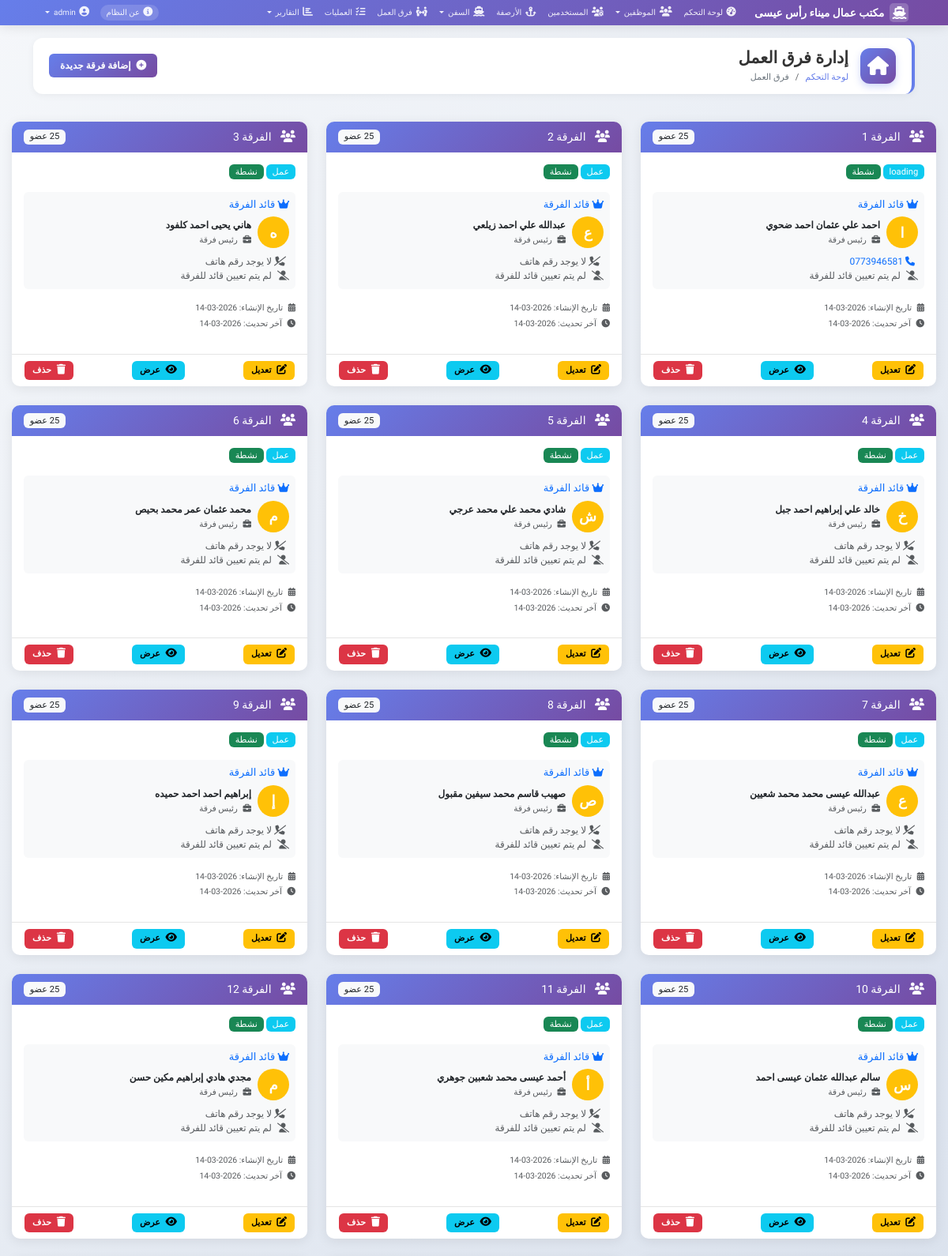
The page /teams (signed in, upper part) on the database its author committed.
### models.py (models this page shows, shortened)
class User(UserMixin, db.Model):
    __tablename__ = 'users'
    id = db.Column(db.Integer, primary_key=True)
    username = db.Column(db.String(80), unique=True, nullable=False)
    email = db.Column(db.String(120), unique=True, nullable=False)
    password_hash = db.Column(db.String(200), nullable=False)
    role = db.Column(db.String(20), nullable=False, default='employee')
    is_active = db.Column(db.Boolean, default=True)
    created_at = db.Column(db.DateTime, default=datetime.utcnow)
    def is_admin(self):
        return self.role == 'admin'

class Team(db.Model):
    __tablename__ = 'teams'
    id = db.Column(db.Integer, primary_key=True)
    name = db.Column(db.String(100), nullable=False)
    team_type = db.Column(db.String(50), nullable=False)
    leader_id = db.Column(db.Integer, db.ForeignKey('employees.id'), nullable=True)
    created_at = db.Column(db.DateTime, default=datetime.utcnow)
    is_active = db.Column(db.Boolean, default=True)
    members = db.relationship('Employee', foreign_keys='Employee.team_id', back_populates='team')
    leader = db.relationship('Employee', foreign_keys=[leader_id])
    operation_teams = db.relationship('OperationTeam', back_populates='team', cascade='all, delete-orphan')

class Employee(db.Model):
    __tablename__ = 'employees'
    id = db.Column(db.Integer, primary_key=True)
    name = db.Column(db.String(100), nullable=False)
    national_id = db.Column(db.String(20), unique=True, nullable=False)
    birth_place = db.Column(db.String(100), nullable=False)
    current_address = db.Column(db.String(200), nullable=False)
    birth_date = db.Column(db.Date, nullable=False)
    profession = db.Column(db.String(100), nullable=False)
    team_id = db.Column(db.Integer, db.ForeignKey('teams.id'), nullable=True)
    phone = db.Column(db.String(20))
    hire_date = db.Column(db.Date, default=datetime.utcnow)
    is_active = db.Column(db.Boolean, default=True)
    team = db.relationship('Team', foreign_keys=[team_id], back_populates='members')

### app.py (the view)
@app.route('/teams')
@login_required
def team_list():
    teams = Team.query.all()
    return render_template('teams/list.html', teams=teams)

### templates/teams/list.html (shortened to what this page needs)
{% extends "base.html" %}
{% block page_title %}إدارة فرق العمل{% endblock %}
{% block breadcrumb %}
<li class="breadcrumb-item"><a href="{{ url_for('dashboard') }}">لوحة التحكم</a></li>
<li class="breadcrumb-item active">فرق العمل</li>
{% endblock %}
{% block page_actions %}
{% if current_user.is_admin() %}
<a href="{{ url_for('add_team') }}" class="btn btn-primary">
    <i class="fas fa-plus-circle"></i> إضافة فرقة جديدة
</a>
{% endif %}
{% endblock %}
{% block content %}
<div class="row">
    {% for team in teams %}
    <div class="col-md-4 mb-4">
        <div class="card h-100">
            <div class="card-header
                {% if team.is_active %}bg-primary{% else %}bg-secondary{% endif %}
                text-white d-flex justify-content-between align-items-center">
                <h5 class="mb-0">
                    <i class="fas fa-users me-2"></i>
                    {{ team.name }}
                </h5>
                <span class="badge bg-light text-dark">{{ team.members|length }} عضو</span>
            </div>
            <div class="card-body">
                <div class="mb-3">
                    <span class="badge bg-info">{{ team.team_type }}</span>
                    {% if team.is_active %}
                        <span class="badge bg-success">نشطة</span>
                    {% else %}
                        <span class="badge bg-danger">غير نشطة</span>
                    {% endif %}
                </div>
                <div class="mb-3 p-2 bg-light rounded">
                    <h6 class="text-primary mb-2">
                        <i class="fas fa-crown"></i> قائد الفرقة
                    </h6>
                    {% set leader_found = false %}
                    {% for member in team.members %}
                        {% if 'رئيس' in member.profession %}
                            {% set leader_found = true %}
                            <div class="d-flex align-items-center mb-2">
                                <div class="avatar-circle bg-warning text-white me-2">
                                    {{ member.name[0] }}
                                </div>
                                <div>
                                    <strong>{{ member.name }}</strong>
                                    <br>
                                    <small class="text-muted">
                                        <i class="fas fa-briefcase me-1"></i> {{ member.profession }}
                                    </small>
                                </div>
                            </div>
                            {% if member.phone %}
                            <div class="mt-1">
                                <i class="fas fa-phone text-primary ms-1"></i>
                                <a href="tel:{{ member.phone }}" class="text-decoration-none">
                                    {{ member.phone }}
                                </a>
                            </div>
                            {% else %}
                            <div class="mt-1 text-muted">
                                <i class="fas fa-phone-slash ms-1"></i>
                                لا يوجد رقم هاتف
                            </div>
                            {% endif %}
                        {% endif %}
                    {% endfor %}
                    {% if not leader_found %}
                        <div class="text-muted">
                            <i class="fas fa-user-slash me-1"></i>
                            لم يتم تعيين قائد للفرقة
                        </div>
                    {% endif %}
                </div>
                <div class="small text-muted">
                    <p class="mb-1">
                        <i class="fas fa-calendar-alt me-1"></i>
                        تاريخ الإنشاء: {{ team.created_at.strftime('%Y-%m-%d') }}
                    </p>
                    <p class="mb-0">
                        <i class="fas fa-clock me-1"></i>
                        آخر تحديث: {{ team.created_at.strftime('%Y-%m-%d') }}
                    </p>
                </div>
            </div>
            <div class="card-footer bg-transparent">
                <div class="d-flex justify-content-between">
                    <a href="{{ url_for('edit_team', id=team.id) }}" class="btn btn-warning btn-sm">
                        <i class="fas fa-edit"></i> تعديل
                    </a>
                    <button type="button" class="btn btn-info btn-sm" onclick="showTeamDetails({{ team.id }})">
                        <i class="fas fa-eye"></i> عرض
                    </button>
                    {% if current_user.is_admin() %}
                    <a href="{{ url_for('delete_team', id=team.id) }}" class="btn btn-danger btn-sm"
                       onclick="return confirm('⚠️ هل أنت متأكد من حذف فرقة {{ team.name }}؟\nسيتم إزالة جميع أعضاء هذه الفرقة')">
                        <i class="fas fa-trash"></i> حذف
                    </a>
                    {% endif %}
                </div>
            </div>
        </div>
    </div>
    {% endfor %}
</div>
{% endblock %}

### templates/base.html (shortened to what this page needs)
<!DOCTYPE html>
<html lang="ar" dir="rtl">
<head>
    <link href="https://cdn.jsdelivr.net/npm/bootstrap@5.3.0/dist/css/bootstrap.rtl.min.css" rel="stylesheet">
    <link rel="stylesheet" href="https://cdnjs.cloudflare.com/ajax/libs/font-awesome/6.4.0/css/all.min.css">
    <link rel="stylesheet" href="https://cdn.datatables.net/1.13.4/css/dataTables.bootstrap5.min.css">
    <link rel="stylesheet" href="https://cdn.jsdelivr.net/npm/sweetalert2@11/dist/sweetalert2.min.css">
</head>
<body>
    <nav class="navbar navbar-expand-lg">
        <div class="container-fluid">
            <a class="navbar-brand" href="{{ url_for('index') }}">
                <i class="fas fa-ship"></i>
                مكتب عمال ميناء رأس عيسى
            </a>
            <div class="collapse navbar-collapse" id="navbarNav">
                {% if current_user.is_authenticated %}
                <ul class="navbar-nav me-auto">
                    <li class="nav-item">
                        <a class="nav-link {% if request.endpoint == 'dashboard' %}active{% endif %}" href="{{ url_for('dashboard') }}">
                            <i class="fas fa-tachometer-alt"></i>
                            لوحة التحكم
                        </a>
                    </li>
                    <li class="nav-item dropdown">
                        <a class="nav-link dropdown-toggle" href="#" role="button" data-bs-toggle="dropdown">
                            <i class="fas fa-users"></i>
                            الموظفين
                        </a>
                    </li>
                    {% if current_user.is_admin() %}
                    <li class="nav-item">
                        <a class="nav-link {% if request.endpoint in ['user_list', 'add_user', 'edit_user'] %}active{% endif %}" href="{{ url_for('user_list') }}">
                            <i class="fas fa-users-cog"></i>
                            المستخدمين
                        </a>
                    </li>
                    {% endif %}
                    <li class="nav-item">
                        <a class="nav-link {% if request.endpoint in ['berth_list', 'add_berth', 'edit_berth'] %}active{% endif %}" href="{{ url_for('berth_list') }}">
                            <i class="fas fa-anchor"></i>
                            الأرصفة
                        </a>
                    </li>
                    <li class="nav-item dropdown">
                        <a class="nav-link dropdown-toggle" href="#" role="button" data-bs-toggle="dropdown">
                            <i class="fas fa-ship"></i>
                            السفن
                        </a>
                    </li>
                    <li class="nav-item">
                        <a class="nav-link {% if request.endpoint == 'team_list' %}active{% endif %}" href="{{ url_for('team_list') }}">
                            <i class="fas fa-people-arrows"></i>
                            فرق العمل
                        </a>
                    </li>
                    <li class="nav-item">
                        <a class="nav-link {% if request.endpoint in ['operation_list', 'add_operation', 'edit_operation'] %}active{% endif %}" href="{{ url_for('operation_list') }}">
                            <i class="fas fa-tasks"></i>
                            العمليات
                        </a>
                    </li>
                    <li class="nav-item dropdown">
                        <a class="nav-link dropdown-toggle" href="#" role="button" data-bs-toggle="dropdown">
                            <i class="fas fa-chart-bar"></i>
                            التقارير
                        </a>
                    </li>
                </ul>
                <ul class="navbar-nav">
                    <li class="nav-item">
                        <a class="nav-link" href="{{ url_for('about') }}">
                            <i class="fas fa-info-circle"></i>
                            <span class="d-none d-lg-inline">عن النظام</span>
                        </a>
                    </li>
                    <li class="nav-item dropdown">
                        <a class="nav-link dropdown-toggle" href="#" role="button" data-bs-toggle="dropdown">
                            <i class="fas fa-user-circle"></i>
                            {{ current_user.username }}
                        </a>
                    </li>
                </ul>
                {% endif %}
            </div>
        </div>
    </nav>
    {% if current_user.is_authenticated %}
    <div class="container-fluid mt-3">
        <div class="page-header-wrapper">
            <div class="page-header-content">
                <div class="page-header-icon">
                    <i class="{% block page_icon %}fas fa-home{% endblock %}"></i>
                </div>
                <div class="page-header-title">
                    <h4 class="mb-0">{% block page_title %}{% endblock %}</h4>
                    <nav aria-label="breadcrumb">
                        <ol class="breadcrumb">
                            {% block breadcrumb %}{% endblock %}
                        </ol>
                    </nav>
                </div>
            </div>
            <div class="page-header-actions">
                {% block page_actions %}{% endblock %}
            </div>
        </div>
    </div>
    {% endif %}
    <main class="main-content">
        {% block content %}{% endblock %}
    </main>
</body>
</html>

### rows shown on the page
User: username "admin"
Team: name "الفرقة 1", team_type "loading", is_active "نشطة", created_at "2026-03-14"
Employee: name "ا", name "احمد علي عثمان احمد ضحوي", profession "رئيس فرقة", phone "0773946581"
Team: name "الفرقة 2", team_type "عمل", is_active "نشطة", created_at "2026-03-14"
Employee: name "ع", name "عبدالله علي احمد زيلعي", profession "رئيس فرقة", phone "لا يوجد رقم هاتف"
Team: name "الفرقة 3", team_type "عمل", is_active "نشطة", created_at "2026-03-14"
Employee: name "ه", name "هاني يحيى احمد كلفود", profession "رئيس فرقة", phone "لا يوجد رقم هاتف"
Team: name "الفرقة 4", team_type "عمل", is_active "نشطة", created_at "2026-03-14"
Employee: name "خ", name "خالد علي إبراهيم احمد جبل", profession "رئيس فرقة", phone "لا يوجد رقم هاتف"
Team: name "الفرقة 5", team_type "عمل", is_active "نشطة", created_at "2026-03-14"
Employee: name "ش", name "شادي محمد علي محمد عرجي", profession "رئيس فرقة", phone "لا يوجد رقم هاتف"
Team: name "الفرقة 6", team_type "عمل", is_active "نشطة", created_at "2026-03-14"
Employee: name "م", name "محمد عثمان عمر محمد بحيص", profession "رئيس فرقة", phone "لا يوجد رقم هاتف"
Team: name "الفرقة 7", team_type "عمل", is_active "نشطة", created_at "2026-03-14"
Employee: name "ع", name "عبدالله عيسى محمد محمد شعيين", profession "رئيس فرقة", phone "لا يوجد رقم هاتف"
Team: name "الفرقة 8", team_type "عمل", is_active "نشطة", created_at "2026-03-14"
Employee: name "ص", name "صهيب قاسم محمد سيفين مقبول", profession "رئيس فرقة", phone "لا يوجد رقم هاتف"
Team: name "الفرقة 9", team_type "عمل", is_active "نشطة", created_at "2026-03-14"
Employee: name "إ", name "إبراهيم احمد احمد حميده", profession "رئيس فرقة", phone "لا يوجد رقم هاتف"
Team: name "الفرقة 10", team_type "عمل", is_active "نشطة", created_at "2026-03-14"
Employee: name "س", name "سالم عبدالله عثمان عيسى احمد", profession "رئيس فرقة", phone "لا يوجد رقم هاتف"
Team: name "الفرقة 11", team_type "عمل", is_active "نشطة", created_at "2026-03-14"
Employee: name "أ", name "أحمد عيسى محمد شعبين جوهري", profession "رئيس فرقة", phone "لا يوجد رقم هاتف"
Team: name "الفرقة 12", team_type "عمل", is_active "نشطة", created_at "2026-03-14"
Employee: name "م", name "مجدي هادي إبراهيم مكين حسن", profession "رئيس فرقة", phone "لا يوجد رقم هاتف"
